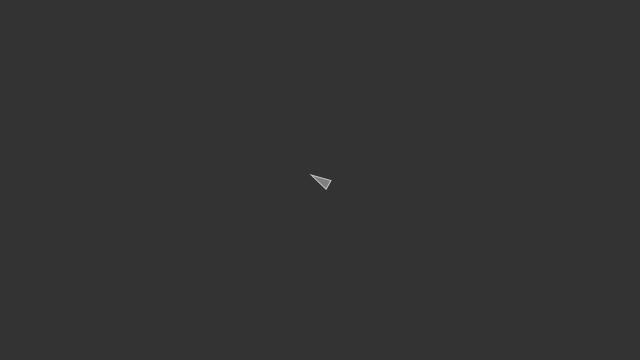
Frame 1 (no input)
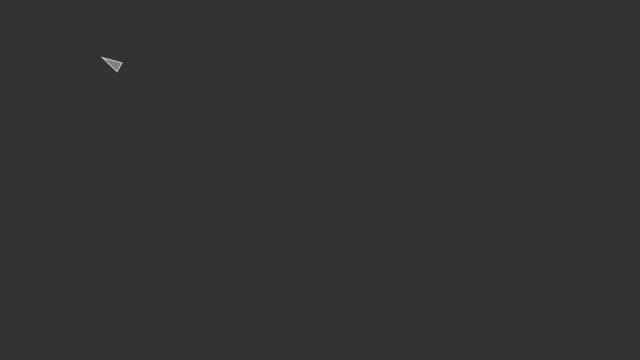
Frame 60 (no input)
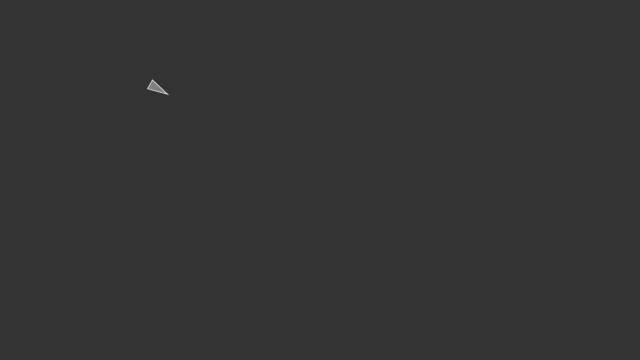
Frame 120 (the mouse pressed at the canvas centre since frame 60)

The p5.js sketch that drew these frames (run headless with seeded random() and noise() and a simulated clock; from frame 60 on, the mouse is pressed at the canvas centre):

// p5.js sketch
// ── sketch.js
var vehicle;

// Setup function required by p5
function setup() {
  createCanvas(640, 360);
  vehicle = new Vehicle(320, 180);
}

// Animation loop
function draw() {
  background(51);

  var target = createVector(mouseX, mouseY);

  // Action Selection
  vehicle.arrive(target);

  vehicle.update();
  vehicle.display();
}

// ── vehicle.js
function Vehicle(x, y, m) {
  this.pos = createVector(x, y);
  this.vel = createVector(0, 0);
  this.acc = createVector(0, 0);
  this.maxSpeed = 5;
  this.maxForce = 0.2; // Turning agility
  this.r = 5;

  this.update = function() {
    this.vel.add(this.acc);
    this.vel.limit(this.maxSpeed);
    this.pos.add(this.vel);

    // Reset forces
    this.acc.set(0, 0);
  };

  this.display = function() {

    // Draw a triangle rotated in the direction of velocity
    var theta = this.vel.heading() + PI / 2;
    fill(127);
    stroke(200);
    strokeWeight(1);
    push();
    translate(this.pos.x, this.pos.y);
    rotate(theta);
    beginShape();
    vertex(0, -this.r * 2);
    vertex(-this.r, this.r * 2);
    vertex(this.r, this.r * 2);
    endShape(CLOSE);
    pop();
  };

  // Apply a given force
  this.applyForce = function(force) {

    // Make a copy to protect original force
    var f = force.copy();
    this.acc.add(f);
  };

  this.arrive = function(target) {
    var desired = p5.Vector.sub(target, this.pos);

    // The arrive behavior!
    var d = desired.mag();

    // If we are getting really close to the target
    if (d < 100) {

      // Map the desired magnitude according to distance
      // This maps the values to a new scale
      var m = map(d, 0, 100, 0, this.maxSpeed);
      desired.setMag(m);
    } else {
      desired.setMag(this.maxSpeed);
    }

    // Craig Reynolds: Steering = desired - velocity
    var steering = p5.Vector.sub(desired, this.vel);
    steering.limit(this.maxForce);

    this.applyForce(steering);
  };
}
